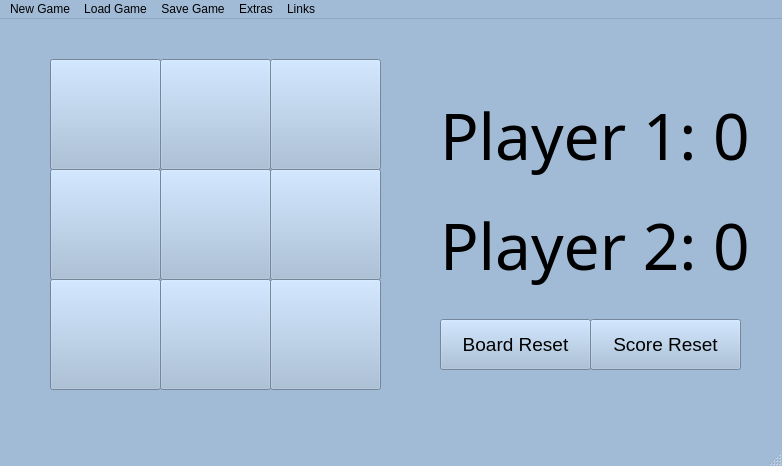
<?xml version="1.0" encoding="UTF-8"?>
<ui version="4.0">
 <class>MainWindow</class>
 <widget class="QMainWindow" name="MainWindow">
  <property name="geometry">
   <rect>
    <x>0</x>
    <y>0</y>
    <width>782</width>
    <height>466</height>
   </rect>
  </property>
  <property name="palette">
   <palette>
    <active>
     <colorrole role="WindowText">
      <brush brushstyle="SolidPattern">
       <color alpha="255">
        <red>0</red>
        <green>0</green>
        <blue>0</blue>
       </color>
      </brush>
     </colorrole>
     <colorrole role="Button">
      <brush brushstyle="SolidPattern">
       <color alpha="255">
        <red>161</red>
        <green>187</green>
        <blue>215</blue>
       </color>
      </brush>
     </colorrole>
     <colorrole role="Light">
      <brush brushstyle="SolidPattern">
       <color alpha="255">
        <red>255</red>
        <green>255</green>
        <blue>255</blue>
       </color>
      </brush>
     </colorrole>
     <colorrole role="Midlight">
      <brush brushstyle="SolidPattern">
       <color alpha="255">
        <red>208</red>
        <green>221</green>
        <blue>235</blue>
       </color>
      </brush>
     </colorrole>
     <colorrole role="Dark">
      <brush brushstyle="SolidPattern">
       <color alpha="255">
        <red>80</red>
        <green>93</green>
        <blue>107</blue>
       </color>
      </brush>
     </colorrole>
     <colorrole role="Mid">
      <brush brushstyle="SolidPattern">
       <color alpha="255">
        <red>107</red>
        <green>125</green>
        <blue>143</blue>
       </color>
      </brush>
     </colorrole>
     <colorrole role="Text">
      <brush brushstyle="SolidPattern">
       <color alpha="255">
        <red>0</red>
        <green>0</green>
        <blue>0</blue>
       </color>
      </brush>
     </colorrole>
     <colorrole role="BrightText">
      <brush brushstyle="SolidPattern">
       <color alpha="255">
        <red>255</red>
        <green>255</green>
        <blue>255</blue>
       </color>
      </brush>
     </colorrole>
     <colorrole role="ButtonText">
      <brush brushstyle="SolidPattern">
       <color alpha="255">
        <red>0</red>
        <green>0</green>
        <blue>0</blue>
       </color>
      </brush>
     </colorrole>
     <colorrole role="Base">
      <brush brushstyle="SolidPattern">
       <color alpha="255">
        <red>255</red>
        <green>255</green>
        <blue>255</blue>
       </color>
      </brush>
     </colorrole>
     <colorrole role="Window">
      <brush brushstyle="SolidPattern">
       <color alpha="255">
        <red>161</red>
        <green>187</green>
        <blue>215</blue>
       </color>
      </brush>
     </colorrole>
     <colorrole role="Shadow">
      <brush brushstyle="SolidPattern">
       <color alpha="255">
        <red>0</red>
        <green>0</green>
        <blue>0</blue>
       </color>
      </brush>
     </colorrole>
     <colorrole role="AlternateBase">
      <brush brushstyle="SolidPattern">
       <color alpha="255">
        <red>208</red>
        <green>221</green>
        <blue>235</blue>
       </color>
      </brush>
     </colorrole>
     <colorrole role="ToolTipBase">
      <brush brushstyle="SolidPattern">
       <color alpha="255">
        <red>255</red>
        <green>255</green>
        <blue>220</blue>
       </color>
      </brush>
     </colorrole>
     <colorrole role="ToolTipText">
      <brush brushstyle="SolidPattern">
       <color alpha="255">
        <red>0</red>
        <green>0</green>
        <blue>0</blue>
       </color>
      </brush>
     </colorrole>
     <colorrole role="PlaceholderText">
      <brush brushstyle="SolidPattern">
       <color alpha="128">
        <red>0</red>
        <green>0</green>
        <blue>0</blue>
       </color>
      </brush>
     </colorrole>
    </active>
    <inactive>
     <colorrole role="WindowText">
      <brush brushstyle="SolidPattern">
       <color alpha="255">
        <red>0</red>
        <green>0</green>
        <blue>0</blue>
       </color>
      </brush>
     </colorrole>
     <colorrole role="Button">
      <brush brushstyle="SolidPattern">
       <color alpha="255">
        <red>161</red>
        <green>187</green>
        <blue>215</blue>
       </color>
      </brush>
     </colorrole>
     <colorrole role="Light">
      <brush brushstyle="SolidPattern">
       <color alpha="255">
        <red>255</red>
        <green>255</green>
        <blue>255</blue>
       </color>
      </brush>
     </colorrole>
     <colorrole role="Midlight">
      <brush brushstyle="SolidPattern">
       <color alpha="255">
        <red>208</red>
        <green>221</green>
        <blue>235</blue>
       </color>
      </brush>
     </colorrole>
     <colorrole role="Dark">
      <brush brushstyle="SolidPattern">
       <color alpha="255">
        <red>80</red>
        <green>93</green>
        <blue>107</blue>
       </color>
      </brush>
     </colorrole>
     <colorrole role="Mid">
      <brush brushstyle="SolidPattern">
       <color alpha="255">
        <red>107</red>
        <green>125</green>
        <blue>143</blue>
       </color>
      </brush>
     </colorrole>
     <colorrole role="Text">
      <brush brushstyle="SolidPattern">
       <color alpha="255">
        <red>0</red>
        <green>0</green>
        <blue>0</blue>
       </color>
      </brush>
     </colorrole>
     <colorrole role="BrightText">
      <brush brushstyle="SolidPattern">
       <color alpha="255">
        <red>255</red>
        <green>255</green>
        <blue>255</blue>
       </color>
      </brush>
     </colorrole>
     <colorrole role="ButtonText">
      <brush brushstyle="SolidPattern">
       <color alpha="255">
        <red>0</red>
        <green>0</green>
        <blue>0</blue>
       </color>
      </brush>
     </colorrole>
     <colorrole role="Base">
      <brush brushstyle="SolidPattern">
       <color alpha="255">
        <red>255</red>
        <green>255</green>
        <blue>255</blue>
       </color>
      </brush>
     </colorrole>
     <colorrole role="Window">
      <brush brushstyle="SolidPattern">
       <color alpha="255">
        <red>161</red>
        <green>187</green>
        <blue>215</blue>
       </color>
      </brush>
     </colorrole>
     <colorrole role="Shadow">
      <brush brushstyle="SolidPattern">
       <color alpha="255">
        <red>0</red>
        <green>0</green>
        <blue>0</blue>
       </color>
      </brush>
     </colorrole>
     <colorrole role="AlternateBase">
      <brush brushstyle="SolidPattern">
       <color alpha="255">
        <red>208</red>
        <green>221</green>
        <blue>235</blue>
       </color>
      </brush>
     </colorrole>
     <colorrole role="ToolTipBase">
      <brush brushstyle="SolidPattern">
       <color alpha="255">
        <red>255</red>
        <green>255</green>
        <blue>220</blue>
       </color>
      </brush>
     </colorrole>
     <colorrole role="ToolTipText">
      <brush brushstyle="SolidPattern">
       <color alpha="255">
        <red>0</red>
        <green>0</green>
        <blue>0</blue>
       </color>
      </brush>
     </colorrole>
     <colorrole role="PlaceholderText">
      <brush brushstyle="SolidPattern">
       <color alpha="128">
        <red>0</red>
        <green>0</green>
        <blue>0</blue>
       </color>
      </brush>
     </colorrole>
    </inactive>
    <disabled>
     <colorrole role="WindowText">
      <brush brushstyle="SolidPattern">
       <color alpha="255">
        <red>80</red>
        <green>93</green>
        <blue>107</blue>
       </color>
      </brush>
     </colorrole>
     <colorrole role="Button">
      <brush brushstyle="SolidPattern">
       <color alpha="255">
        <red>161</red>
        <green>187</green>
        <blue>215</blue>
       </color>
      </brush>
     </colorrole>
     <colorrole role="Light">
      <brush brushstyle="SolidPattern">
       <color alpha="255">
        <red>255</red>
        <green>255</green>
        <blue>255</blue>
       </color>
      </brush>
     </colorrole>
     <colorrole role="Midlight">
      <brush brushstyle="SolidPattern">
       <color alpha="255">
        <red>208</red>
        <green>221</green>
        <blue>235</blue>
       </color>
      </brush>
     </colorrole>
     <colorrole role="Dark">
      <brush brushstyle="SolidPattern">
       <color alpha="255">
        <red>80</red>
        <green>93</green>
        <blue>107</blue>
       </color>
      </brush>
     </colorrole>
     <colorrole role="Mid">
      <brush brushstyle="SolidPattern">
       <color alpha="255">
        <red>107</red>
        <green>125</green>
        <blue>143</blue>
       </color>
      </brush>
     </colorrole>
     <colorrole role="Text">
      <brush brushstyle="SolidPattern">
       <color alpha="255">
        <red>80</red>
        <green>93</green>
        <blue>107</blue>
       </color>
      </brush>
     </colorrole>
     <colorrole role="BrightText">
      <brush brushstyle="SolidPattern">
       <color alpha="255">
        <red>255</red>
        <green>255</green>
        <blue>255</blue>
       </color>
      </brush>
     </colorrole>
     <colorrole role="ButtonText">
      <brush brushstyle="SolidPattern">
       <color alpha="255">
        <red>80</red>
        <green>93</green>
        <blue>107</blue>
       </color>
      </brush>
     </colorrole>
     <colorrole role="Base">
      <brush brushstyle="SolidPattern">
       <color alpha="255">
        <red>161</red>
        <green>187</green>
        <blue>215</blue>
       </color>
      </brush>
     </colorrole>
     <colorrole role="Window">
      <brush brushstyle="SolidPattern">
       <color alpha="255">
        <red>161</red>
        <green>187</green>
        <blue>215</blue>
       </color>
      </brush>
     </colorrole>
     <colorrole role="Shadow">
      <brush brushstyle="SolidPattern">
       <color alpha="255">
        <red>0</red>
        <green>0</green>
        <blue>0</blue>
       </color>
      </brush>
     </colorrole>
     <colorrole role="AlternateBase">
      <brush brushstyle="SolidPattern">
       <color alpha="255">
        <red>161</red>
        <green>187</green>
        <blue>215</blue>
       </color>
      </brush>
     </colorrole>
     <colorrole role="ToolTipBase">
      <brush brushstyle="SolidPattern">
       <color alpha="255">
        <red>255</red>
        <green>255</green>
        <blue>220</blue>
       </color>
      </brush>
     </colorrole>
     <colorrole role="ToolTipText">
      <brush brushstyle="SolidPattern">
       <color alpha="255">
        <red>0</red>
        <green>0</green>
        <blue>0</blue>
       </color>
      </brush>
     </colorrole>
     <colorrole role="PlaceholderText">
      <brush brushstyle="SolidPattern">
       <color alpha="128">
        <red>0</red>
        <green>0</green>
        <blue>0</blue>
       </color>
      </brush>
     </colorrole>
    </disabled>
   </palette>
  </property>
  <property name="windowTitle">
   <string>Welcome to Tic Tac Toe</string>
  </property>
  <property name="autoFillBackground">
   <bool>false</bool>
  </property>
  <widget class="QWidget" name="centralwidget">
   <widget class="QPushButton" name="pushButton">
    <property name="geometry">
     <rect>
      <x>50</x>
      <y>40</y>
      <width>111</width>
      <height>111</height>
     </rect>
    </property>
    <property name="font">
     <font>
      <pointsize>72</pointsize>
     </font>
    </property>
    <property name="text">
     <string/>
    </property>
    <property name="shortcut">
     <string>1</string>
    </property>
   </widget>
   <widget class="QPushButton" name="pushButton_2">
    <property name="geometry">
     <rect>
      <x>160</x>
      <y>40</y>
      <width>111</width>
      <height>111</height>
     </rect>
    </property>
    <property name="font">
     <font>
      <pointsize>72</pointsize>
     </font>
    </property>
    <property name="text">
     <string/>
    </property>
    <property name="shortcut">
     <string>2</string>
    </property>
   </widget>
   <widget class="QPushButton" name="pushButton_3">
    <property name="geometry">
     <rect>
      <x>270</x>
      <y>40</y>
      <width>111</width>
      <height>111</height>
     </rect>
    </property>
    <property name="font">
     <font>
      <pointsize>72</pointsize>
     </font>
    </property>
    <property name="text">
     <string/>
    </property>
    <property name="shortcut">
     <string>3</string>
    </property>
   </widget>
   <widget class="QPushButton" name="pushButton_4">
    <property name="geometry">
     <rect>
      <x>50</x>
      <y>150</y>
      <width>111</width>
      <height>111</height>
     </rect>
    </property>
    <property name="font">
     <font>
      <pointsize>72</pointsize>
     </font>
    </property>
    <property name="text">
     <string/>
    </property>
    <property name="shortcut">
     <string>4</string>
    </property>
   </widget>
   <widget class="QPushButton" name="pushButton_5">
    <property name="geometry">
     <rect>
      <x>160</x>
      <y>150</y>
      <width>111</width>
      <height>111</height>
     </rect>
    </property>
    <property name="font">
     <font>
      <pointsize>72</pointsize>
     </font>
    </property>
    <property name="text">
     <string/>
    </property>
    <property name="shortcut">
     <string>5</string>
    </property>
   </widget>
   <widget class="QPushButton" name="pushButton_6">
    <property name="geometry">
     <rect>
      <x>270</x>
      <y>150</y>
      <width>111</width>
      <height>111</height>
     </rect>
    </property>
    <property name="font">
     <font>
      <pointsize>72</pointsize>
     </font>
    </property>
    <property name="text">
     <string/>
    </property>
    <property name="shortcut">
     <string>6</string>
    </property>
   </widget>
   <widget class="QPushButton" name="pushButton_7">
    <property name="geometry">
     <rect>
      <x>50</x>
      <y>260</y>
      <width>111</width>
      <height>111</height>
     </rect>
    </property>
    <property name="font">
     <font>
      <pointsize>72</pointsize>
     </font>
    </property>
    <property name="text">
     <string/>
    </property>
    <property name="shortcut">
     <string>7</string>
    </property>
   </widget>
   <widget class="QPushButton" name="pushButton_8">
    <property name="geometry">
     <rect>
      <x>160</x>
      <y>260</y>
      <width>111</width>
      <height>111</height>
     </rect>
    </property>
    <property name="font">
     <font>
      <pointsize>72</pointsize>
     </font>
    </property>
    <property name="text">
     <string/>
    </property>
    <property name="shortcut">
     <string>8</string>
    </property>
   </widget>
   <widget class="QPushButton" name="pushButton_9">
    <property name="geometry">
     <rect>
      <x>270</x>
      <y>260</y>
      <width>111</width>
      <height>111</height>
     </rect>
    </property>
    <property name="font">
     <font>
      <pointsize>72</pointsize>
     </font>
    </property>
    <property name="text">
     <string/>
    </property>
    <property name="shortcut">
     <string>9</string>
    </property>
   </widget>
   <widget class="QLabel" name="label">
    <property name="geometry">
     <rect>
      <x>440</x>
      <y>70</y>
      <width>371</width>
      <height>91</height>
     </rect>
    </property>
    <property name="font">
     <font>
      <family>Rockwell Condensed</family>
      <pointsize>48</pointsize>
     </font>
    </property>
    <property name="text">
     <string>Player 1: 0</string>
    </property>
   </widget>
   <widget class="QLabel" name="label_2">
    <property name="geometry">
     <rect>
      <x>440</x>
      <y>180</y>
      <width>371</width>
      <height>91</height>
     </rect>
    </property>
    <property name="font">
     <font>
      <family>Rockwell Condensed</family>
      <pointsize>48</pointsize>
     </font>
    </property>
    <property name="text">
     <string>Player 2: 0</string>
    </property>
   </widget>
   <widget class="QPushButton" name="pushButton_10">
    <property name="geometry">
     <rect>
      <x>440</x>
      <y>300</y>
      <width>151</width>
      <height>51</height>
     </rect>
    </property>
    <property name="font">
     <font>
      <pointsize>14</pointsize>
     </font>
    </property>
    <property name="text">
     <string>Board Reset</string>
    </property>
    <property name="shortcut">
     <string>Ctrl+R</string>
    </property>
   </widget>
   <widget class="QPushButton" name="pushButton_11">
    <property name="geometry">
     <rect>
      <x>590</x>
      <y>300</y>
      <width>151</width>
      <height>51</height>
     </rect>
    </property>
    <property name="font">
     <font>
      <pointsize>14</pointsize>
     </font>
    </property>
    <property name="text">
     <string>Score Reset</string>
    </property>
    <property name="shortcut">
     <string>Alt+R</string>
    </property>
   </widget>
  </widget>
  <widget class="QMenuBar" name="menubar">
   <property name="geometry">
    <rect>
     <x>0</x>
     <y>0</y>
     <width>782</width>
     <height>26</height>
    </rect>
   </property>
   <widget class="QMenu" name="menuNew_Game">
    <property name="title">
     <string>New Game</string>
    </property>
    <addaction name="separator"/>
    <addaction name="actionHuman"/>
    <addaction name="actionComputer_2"/>
   </widget>
   <widget class="QMenu" name="menuLoad_Game">
    <property name="title">
     <string>Load Game</string>
    </property>
    <addaction name="actionState_1"/>
    <addaction name="actionState_2"/>
    <addaction name="actionState_3"/>
    <addaction name="actionState_4"/>
   </widget>
   <widget class="QMenu" name="menuSave_Game">
    <property name="title">
     <string>Save Game</string>
    </property>
    <addaction name="actionState_5"/>
    <addaction name="actionState_6"/>
    <addaction name="actionState_7"/>
    <addaction name="actionState_8"/>
   </widget>
   <widget class="QMenu" name="menuExtras">
    <property name="title">
     <string>Extras</string>
    </property>
    <addaction name="actionInstructions"/>
    <addaction name="actionCredits"/>
   </widget>
   <widget class="QMenu" name="menuOthers">
    <property name="title">
     <string>Links</string>
    </property>
    <addaction name="actionGithub"/>
    <addaction name="actionLinkedIn"/>
   </widget>
   <addaction name="menuNew_Game"/>
   <addaction name="menuLoad_Game"/>
   <addaction name="menuSave_Game"/>
   <addaction name="menuExtras"/>
   <addaction name="menuOthers"/>
  </widget>
  <widget class="QStatusBar" name="statusbar"/>
  <action name="actionHuman">
   <property name="text">
    <string>Human</string>
   </property>
   <property name="shortcut">
    <string>Ctrl+H</string>
   </property>
  </action>
  <action name="actionhuman_plays_first">
   <property name="text">
    <string>Human plays first</string>
   </property>
   <property name="shortcut">
    <string>Ctrl+C</string>
   </property>
  </action>
  <action name="actionAI_plays_first">
   <property name="text">
    <string>AI plays first</string>
   </property>
   <property name="shortcut">
    <string>Ctrl+A</string>
   </property>
  </action>
  <action name="actionState_1">
   <property name="text">
    <string>State 1</string>
   </property>
   <property name="shortcut">
    <string>Ctrl+1</string>
   </property>
  </action>
  <action name="actionState_2">
   <property name="text">
    <string>State 2</string>
   </property>
   <property name="shortcut">
    <string>Ctrl+2</string>
   </property>
  </action>
  <action name="actionState_3">
   <property name="text">
    <string>State 3</string>
   </property>
   <property name="shortcut">
    <string>Ctrl+3</string>
   </property>
  </action>
  <action name="actionState_4">
   <property name="text">
    <string>State 4</string>
   </property>
   <property name="shortcut">
    <string>Ctrl+4</string>
   </property>
  </action>
  <action name="actionState_5">
   <property name="text">
    <string>State 1</string>
   </property>
   <property name="shortcut">
    <string>Alt+1</string>
   </property>
  </action>
  <action name="actionState_6">
   <property name="text">
    <string>State 2</string>
   </property>
   <property name="shortcut">
    <string>Alt+2</string>
   </property>
  </action>
  <action name="actionState_7">
   <property name="text">
    <string>State 3</string>
   </property>
   <property name="shortcut">
    <string>Alt+3</string>
   </property>
  </action>
  <action name="actionState_8">
   <property name="text">
    <string>State 4</string>
   </property>
   <property name="shortcut">
    <string>Alt+4</string>
   </property>
  </action>
  <action name="actionInstructions">
   <property name="text">
    <string>Instructions</string>
   </property>
   <property name="shortcut">
    <string>I</string>
   </property>
  </action>
  <action name="actionCredits">
   <property name="text">
    <string>Credits</string>
   </property>
   <property name="shortcut">
    <string>C</string>
   </property>
  </action>
  <action name="actionComputer_2">
   <property name="text">
    <string>Computer</string>
   </property>
   <property name="shortcut">
    <string>Ctrl+C</string>
   </property>
  </action>
  <action name="actionGithub">
   <property name="text">
    <string>Github</string>
   </property>
  </action>
  <action name="actionLinkedIn">
   <property name="text">
    <string>LinkedIn</string>
   </property>
  </action>
 </widget>
 <resources/>
 <connections/>
</ui>
